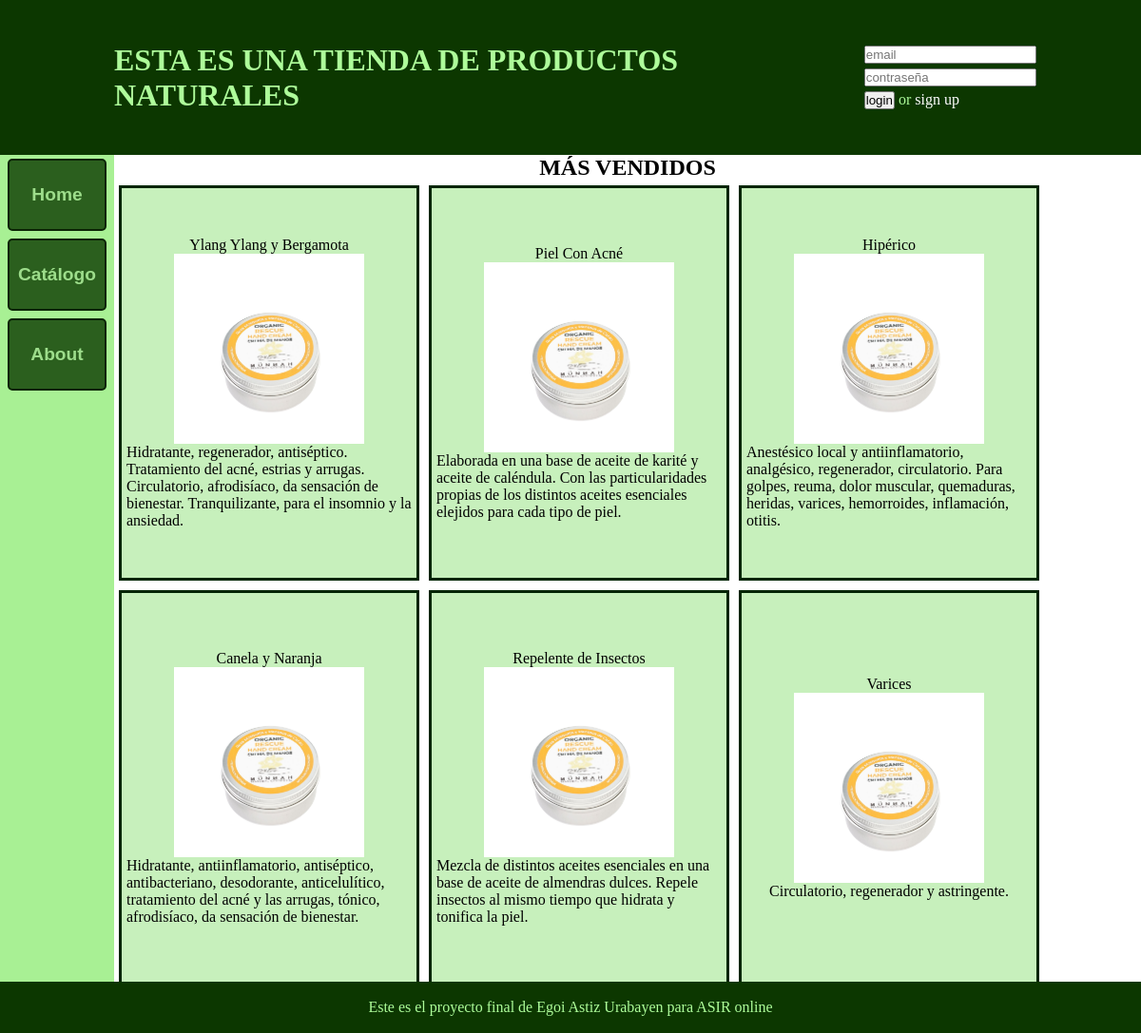
Screenshot of /webapp/index.php with the database file from the repository.
### tables this page shows
CREATE TABLE IF NOT EXISTS productos (
  id_producto CHAR(5) NOT NULL,
  nombre VARCHAR(50) NOT NULL,
  descripcion VARCHAR(300) NOT NULL,
  tipo ENUM('pomada', 'crema', 'aceite', 'tintura', 'cacao') NOT NULL,
  PRIMARY KEY (id_producto)
);

### webapp/index.php (the view, shortened to what this page needs)
<!DOCTYPE html>
<html lang="es">
<head>
  <link rel="stylesheet" href="estilos.css">
</head>
<body>
  <?php
  require 'header.php';
  ?>
  <div id="cuerpo">
    <?php
    require 'nav.php';
    ?>
    <div id="contenido">
      <h2>MÁS VENDIDOS</h2>
      <div id="vendidos">
      <?php
      $host = '192.168.100.11';
      $user = "admin";
      $password = "12345678";
      $data_base = "proyecto";
      $conexion = mysqli_connect($host,$user,$password,$data_base);
      $consulta1 = 'select id_formato from listas_pedidos
                    group by id_formato
                    order by sum(cantidad)
                    limit 6';
      $resultado1 = mysqli_query($conexion, $consulta1);
      if (!$resultado1){
        echo "<p style='color:red;font-size:50%'>error</p>";
        mysqli_close($conexion);
        exit;
      } else {
        while ($fila = mysqli_fetch_row($resultado1)) {
          $consulta2 = 'select id_producto from formatos
          where id_formato = '.$fila[0];
          $resultado2 = mysqli_query($conexion, $consulta2);
          if (!$resultado2){
            echo "<p style='color:red;font-size:50%'>error</p>";
            mysqli_close($conexion);
            exit;
          } else {
            while ($fila = mysqli_fetch_row($resultado2)) {
              $consulta3 = "select nombre, descripcion from productos
              where id_producto = '".$fila[0]."'";
              $resultado3 = mysqli_query($conexion, $consulta3);
              if (!$resultado3){
                echo "<p style='color:red;font-size:50%'>error</p>";
                mysqli_close($conexion);
                exit;
              } else {
                while ($fila = mysqli_fetch_row($resultado3)) {
                  echo '<div class="producto">';
                  echo '<div class="nombre"><p>'.$fila[0].'</p></div>';
                  echo '<img class="img" src="./imagenes/img.jpg">';
                  echo '<div class="descripcion"><p>'.$fila[1].'</p></div>';
                  echo '</div>';
                }
              }
            }
          }
        }
      }
      ?>
      </div>
    </div>
  </div>
  <?php
  require 'footer.php';
  ?>
</body>
</html>

### webapp/header.php (shortened to what this page needs)
<header>
  <h1>ESTA ES UNA TIENDA DE PRODUCTOS NATURALES</h1>
  <form action="<?php echo $_SERVER['PHP_SELF']; ?>" method="post">
  <?php
  if (empty($_SESSION['id'])){?>
    <p><input type="email" name="email" placeholder="email"></p>
    <p><input type="password" name="contrasenia" placeholder="contraseña"></p>
    <p><input type="submit" name="login" value="login"> or <a href="">sign up</a></p>
    <?php
  }
    ?>
  </form>
</header>

### webapp/nav.php (shortened to what this page needs)
<nav>
  <button id="index" onclick="funcion_url(this.id)">Home</button>
  <button id="catalogo">Catálogo</button>
  <button id="about" onclick="funcion_url(this.id)">About</button>
</nav>

### webapp/footer.php
<footer>
  Este es el proyecto final de Egoi Astiz Urabayen para ASIR online
</footer>

### webapp/estilos.css (style rules this page uses)
* { margin: 0; padding: 0; }
header { display: flex; justify-content: space-between; align-items: center; height: 15vh; background-color: #0c3700; color: #aefc9a; padding: 0 5vw 0 10vw; }
header h1, header form { flex:auto, }
header form { width: 20vw; }
header form a { color: white; text-decoration: none; }
header form p { margin: 5px; }
#cuerpo { display: flex; }
nav { display: flex; flex-direction: column; width: 10vw; height: 80vh; background-color: #a8f094; flex-shrink: 0; }
nav button { border: 2px solid #0b2405; border-radius: 5px; height: 7vh; background-color: #2b5f1e; color: #9ddd8b; font-weight: 800; font-size: larger; margin: 4px 8px 4px 8px; }
footer { display: flex; justify-content: center; align-items: center; height: 5vh; background-color: #0c3700; color: #aefc9a; }
#contenido { display: flex; flex-direction: column; align-items: center; overflow: auto; height: 80vh; }
#vendidos { display: flex; flex-wrap: wrap; }
.producto { display: flex; flex-direction: column; align-items: center; justify-content: center; width: 300px; height: 400px; overflow: hidden; margin: 5px; padding: 5px; border: solid 3px rgb(1, 37, 3); background-color: #c7f0bc; }
.producto .img { height: 200px; width: 200px; }

### rows the page displays
productos: nombre "Ylang Ylang y Bergamota", descripcion "Hidratante, regenerador, antiséptico. Tratamiento del acné, estrias y arrugas. Circulatorio, afrodisíaco, da sensación de bienestar. Tranquilizante, para el insomnio y la ansiedad."
productos: nombre "Piel Con Acné", descripcion "Elaborada en una base de aceite de karité y aceite de caléndula. Con las particularidades propias de los distintos aceites esenciales elejidos para cada tipo de piel."
productos: nombre "Hipérico", descripcion "Anestésico local y antiinflamatorio, analgésico, regenerador, circulatorio. Para golpes, reuma, dolor muscular, quemaduras, heridas, varices, hemorroides, inflamación, otitis."
productos: nombre "Canela y Naranja", descripcion "Hidratante, antiinflamatorio, antiséptico, antibacteriano, desodorante, anticelulítico, tratamiento del acné y las arrugas, tónico, afrodisíaco, da sensación de bienestar."
productos: nombre "Repelente de Insectos", descripcion "Mezcla de distintos aceites esenciales en una base de aceite de almendras dulces. Repele insectos al mismo tiempo que hidrata y tonifica la piel."
productos: nombre "Varices", descripcion "Circulatorio, regenerador y astringente."
